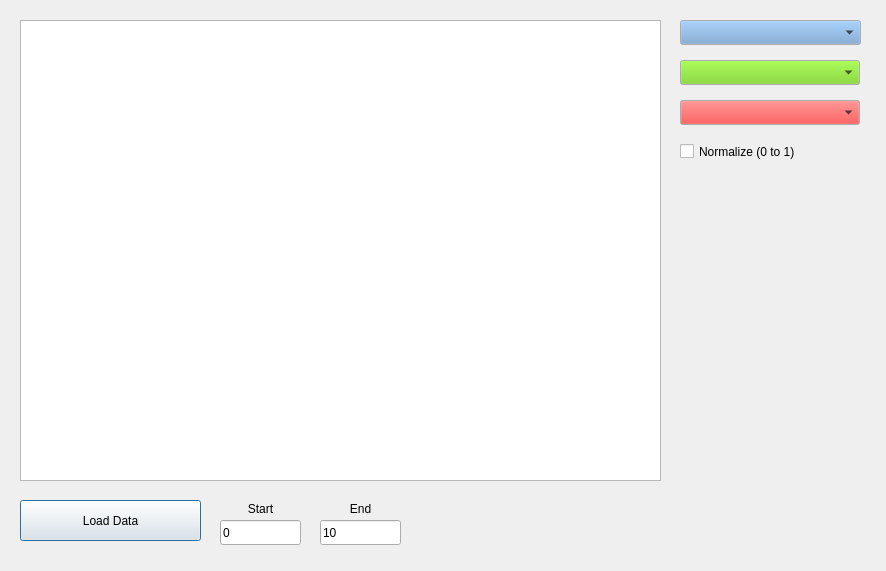
<?xml version="1.0" encoding="UTF-8"?>
<ui version="4.0">
 <class>ReviewUI</class>
 <widget class="QDialog" name="ReviewUI">
  <property name="geometry">
   <rect>
    <x>0</x>
    <y>0</y>
    <width>886</width>
    <height>571</height>
   </rect>
  </property>
  <property name="windowTitle">
   <string>Dialog</string>
  </property>
  <widget class="PlotWidget" name="plot_one">
   <property name="geometry">
    <rect>
     <x>20</x>
     <y>20</y>
     <width>641</width>
     <height>461</height>
    </rect>
   </property>
  </widget>
  <widget class="QPushButton" name="load_data_push">
   <property name="geometry">
    <rect>
     <x>20</x>
     <y>500</y>
     <width>181</width>
     <height>41</height>
    </rect>
   </property>
   <property name="text">
    <string>Load Data</string>
   </property>
  </widget>
  <widget class="QComboBox" name="dropdown_one">
   <property name="geometry">
    <rect>
     <x>680</x>
     <y>20</y>
     <width>181</width>
     <height>25</height>
    </rect>
   </property>
   <property name="palette">
    <palette>
     <active>
      <colorrole role="Button">
       <brush brushstyle="SolidPattern">
        <color alpha="255">
         <red>114</red>
         <green>159</green>
         <blue>207</blue>
        </color>
       </brush>
      </colorrole>
     </active>
     <inactive>
      <colorrole role="Button">
       <brush brushstyle="SolidPattern">
        <color alpha="255">
         <red>114</red>
         <green>159</green>
         <blue>207</blue>
        </color>
       </brush>
      </colorrole>
     </inactive>
     <disabled>
      <colorrole role="Button">
       <brush brushstyle="SolidPattern">
        <color alpha="255">
         <red>114</red>
         <green>159</green>
         <blue>207</blue>
        </color>
       </brush>
      </colorrole>
     </disabled>
    </palette>
   </property>
  </widget>
  <widget class="QComboBox" name="dropdown_two">
   <property name="geometry">
    <rect>
     <x>680</x>
     <y>60</y>
     <width>180</width>
     <height>25</height>
    </rect>
   </property>
   <property name="palette">
    <palette>
     <active>
      <colorrole role="Button">
       <brush brushstyle="SolidPattern">
        <color alpha="255">
         <red>115</red>
         <green>210</green>
         <blue>22</blue>
        </color>
       </brush>
      </colorrole>
     </active>
     <inactive>
      <colorrole role="Button">
       <brush brushstyle="SolidPattern">
        <color alpha="255">
         <red>115</red>
         <green>210</green>
         <blue>22</blue>
        </color>
       </brush>
      </colorrole>
     </inactive>
     <disabled>
      <colorrole role="Button">
       <brush brushstyle="SolidPattern">
        <color alpha="255">
         <red>115</red>
         <green>210</green>
         <blue>22</blue>
        </color>
       </brush>
      </colorrole>
     </disabled>
    </palette>
   </property>
  </widget>
  <widget class="QComboBox" name="dropdown_three">
   <property name="geometry">
    <rect>
     <x>680</x>
     <y>100</y>
     <width>180</width>
     <height>25</height>
    </rect>
   </property>
   <property name="palette">
    <palette>
     <active>
      <colorrole role="Button">
       <brush brushstyle="SolidPattern">
        <color alpha="255">
         <red>239</red>
         <green>41</green>
         <blue>41</blue>
        </color>
       </brush>
      </colorrole>
     </active>
     <inactive>
      <colorrole role="Button">
       <brush brushstyle="SolidPattern">
        <color alpha="255">
         <red>239</red>
         <green>41</green>
         <blue>41</blue>
        </color>
       </brush>
      </colorrole>
     </inactive>
     <disabled>
      <colorrole role="Button">
       <brush brushstyle="SolidPattern">
        <color alpha="255">
         <red>239</red>
         <green>41</green>
         <blue>41</blue>
        </color>
       </brush>
      </colorrole>
     </disabled>
    </palette>
   </property>
  </widget>
  <widget class="QLineEdit" name="start_sec_edit">
   <property name="geometry">
    <rect>
     <x>220</x>
     <y>520</y>
     <width>81</width>
     <height>25</height>
    </rect>
   </property>
   <property name="text">
    <string>0</string>
   </property>
  </widget>
  <widget class="QLineEdit" name="end_sec_edit">
   <property name="geometry">
    <rect>
     <x>320</x>
     <y>520</y>
     <width>81</width>
     <height>25</height>
    </rect>
   </property>
   <property name="text">
    <string>10</string>
   </property>
  </widget>
  <widget class="QLabel" name="label">
   <property name="geometry">
    <rect>
     <x>220</x>
     <y>500</y>
     <width>81</width>
     <height>17</height>
    </rect>
   </property>
   <property name="text">
    <string>Start</string>
   </property>
   <property name="alignment">
    <set>Qt::AlignCenter</set>
   </property>
  </widget>
  <widget class="QLabel" name="label_2">
   <property name="geometry">
    <rect>
     <x>320</x>
     <y>500</y>
     <width>81</width>
     <height>17</height>
    </rect>
   </property>
   <property name="text">
    <string>End</string>
   </property>
   <property name="alignment">
    <set>Qt::AlignCenter</set>
   </property>
  </widget>
  <widget class="QCheckBox" name="norm_check">
   <property name="geometry">
    <rect>
     <x>680</x>
     <y>140</y>
     <width>161</width>
     <height>23</height>
    </rect>
   </property>
   <property name="text">
    <string>Normalize (0 to 1)</string>
   </property>
  </widget>
 </widget>
 <customwidgets>
  <customwidget>
   <class>PlotWidget</class>
   <extends>QGraphicsView</extends>
   <header>pyqtgraph</header>
  </customwidget>
 </customwidgets>
 <resources/>
 <connections/>
</ui>
